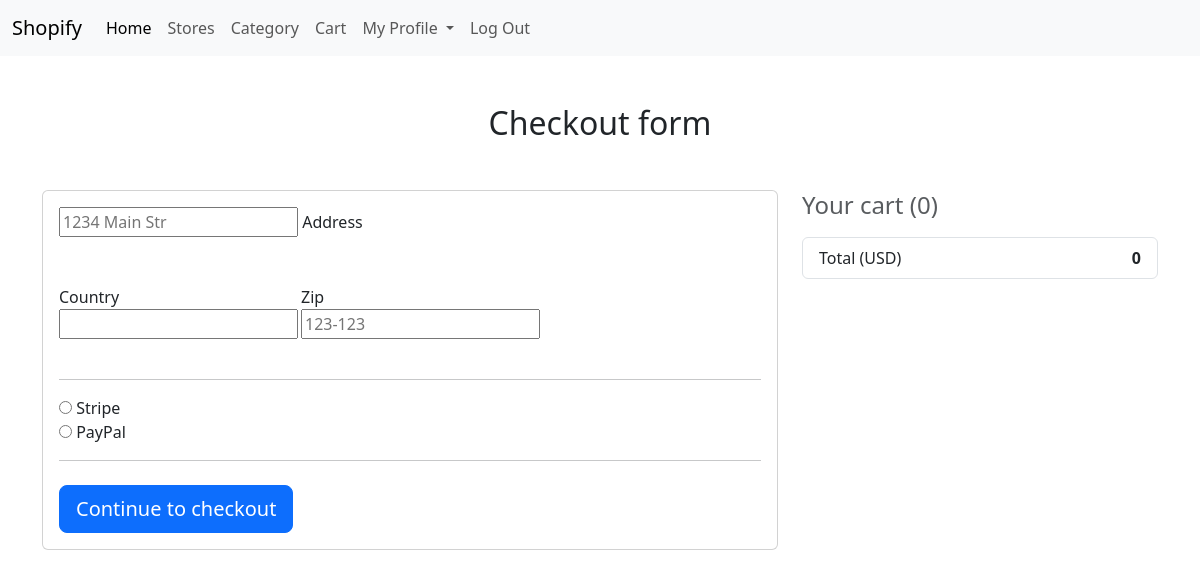
/checkout/ (signed in), run on an earlier commit of the app's database.
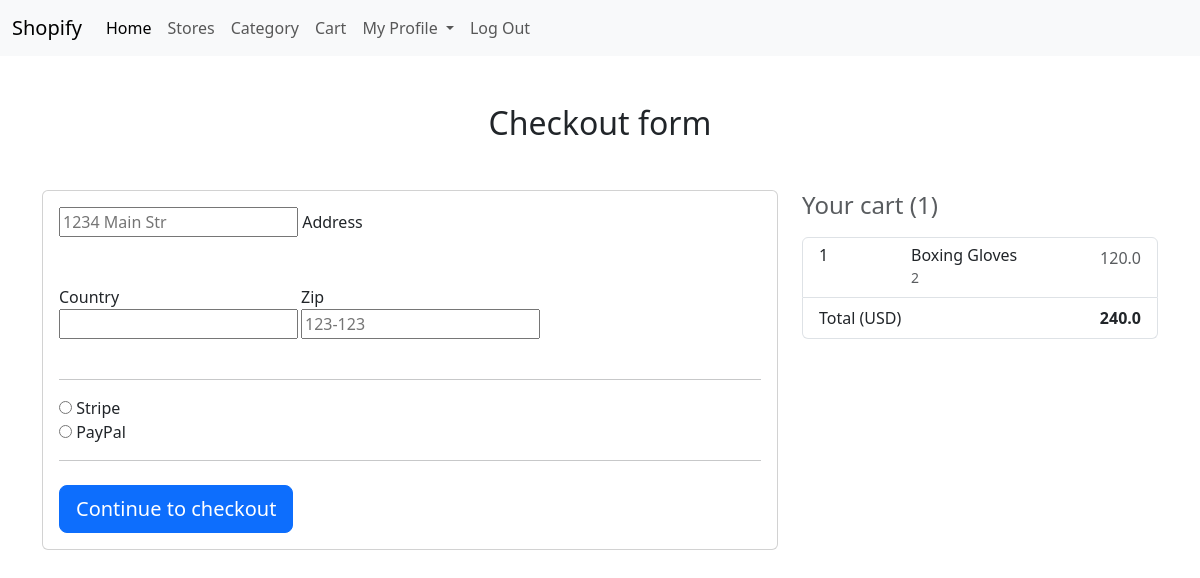
And on a later commit of the database.
### base/models.py (models this page shows, shortened)
class Order(models.Model):
    user = models.ForeignKey(User, on_delete=models.PROTECT)
    cart_item = models.ManyToManyField(CartItem)
    date_ordered = models.DateTimeField(default=timezone.now)
    ordered_on = models.DateTimeField()
    ordered = models.BooleanField(default=False)
    payment = models.ForeignKey('Payment', on_delete=models.CASCADE, null=True)
    checkout = models.ForeignKey('CheckOut', on_delete=models.CASCADE, null=True)
    def get_final_price(self):
        total = 0
        for items in self.cart_item.all():
            total += items.get_total_price()
        return total

class CartItem(models.Model):
    user = models.ForeignKey(User, on_delete=models.PROTECT)
    products = models.ForeignKey(Products, on_delete=models.PROTECT)
    quantity = models.IntegerField(default=1)
    ordered = models.BooleanField(default=False)
    date_ordered = models.DateTimeField(auto_now_add=True)
    def get_total_price(self):
        return self.products.price * self.quantity

class Products(models.Model):
    image = models.ImageField(upload_to='product_images')
    name = models.CharField(max_length=299)
    price = models.FloatField(default=0)
    category = models.ForeignKey(Category, on_delete=models.PROTECT)
    subcategory = models.ForeignKey(SubCategory, on_delete=models.PROTECT)
    store = models.ForeignKey(Store, on_delete=models.PROTECT, null=True)
    date_created = models.DateTimeField(default=timezone.now)

### base/views.py (the view, shortened to what this page needs)
# urls.py: path('checkout/', CheckoutView.as_view(), name='checkout'),
class CheckoutView(View):
    def get(self, *args, **kwargs):
        order = Order.objects.get(user=self.request.user, ordered=False)
        form = CheckoutForm()
        context = {
            'order':order,
            'form':form
        }
        return render(self.request, 'base/checkout.html', context)

### base/forms.py
class CheckoutForm(forms.Form):
    address = forms.CharField(
        required=True,
        widget=forms.TextInput(attrs={
            'placeholder': '1234 Main Str'
        }),
    )
    zip_code = forms.CharField(
        required=False,
        widget=forms.TextInput(
            attrs={
                'placeholder':'123-123'
            }
        )
    )
    country = CountryField(blank_label=('select country')).formfield(widget=CountrySelectWidget(attrs={
            'class': 'custom-select d-block w-100'
        })
    )
    save_info = forms.BooleanField(required=False)
    same_billing_info = forms.BooleanField(required=False)
    payment = forms.ChoiceField(
        widget=forms.RadioSelect(), choices=PAYMENT
    )

### templates/base/checkout.html (shortened to what this page needs)
{% extends "base/base.html" %}
{% load static %}
{% block content %}
<main >
    <div class="container wow fadeIn">
      <h2 class="my-5 h2 text-center">Checkout form</h2>
      <div class="row">
        <div class="col-md-8 mb-4">
          <div class="card">
            <form method="POST" class="card-body">
              <div class="md-form mb-5">
                {{ form.address }}
                <label for="address" class="">Address</label>
              </div>
              <div class="row">
                <div class="col-lg-4 col-md-12 mb-4">
                  <label for="country">Country</label>
                  {{ form.country }}
                </div>
                <div class="col-lg-4 col-md-6 mb-4">
                  <label for="zip">Zip</label>
                  {{ form.zip_code }}
                </div>
              </div>
              <hr>
              <div class="d-block my-3">
                {% for value, name in form.fields.payment.choices %}
                <div class="custom-control custom-radio">
                  <input id="{{ name }}" name="payment" value="{{ value }}" type="radio" class="custom-control-input" required>
                  <label class="custom-control-label" for="{{ name }}">{{ name }}</label>
                </div>
                {% endfor %}
              </div>
              <hr class="mb-4">
              <button class="btn btn-primary btn-lg btn-block" type="submit">Continue to checkout</button>
            </form>
          </div>
        </div>
        <div class="col-md-4 mb-4">
          <h4 class="d-flex justify-content-between align-items-center mb-3">
            <span class="text-muted">Your cart ({{ order.cart_item.count }})</span>
            <span class="badge badge-secondary badge-pill">3</span>
          </h4>
          <ul class="list-group mb-3 z-depth-1">
            {% for cart_item in order.cart_item.all %}
              <li class="list-group-item d-flex justify-content-between lh-condensed">
                <h6>{{ forloop.counter }}</h6>
                <div>
                  <h6 class="my-0"> {{ cart_item.products.name }} </h6>
                  <small class="text-muted"> {{ cart_item.quantity }} </small>
                </div>
                <span class="text-muted"> {{ cart_item.products.price }} </span>
              </li>
              {% endfor %}
            <li class="list-group-item d-flex justify-content-between">
              <span>Total (USD)</span>
              <strong>{{ order.get_final_price }}</strong>
            </li>
          </ul>
        </div>
      </div>
    </div>
  </main>
{% endblock content %}

What changed in the data, as far as the page shows it:
computed for Order: cart_item.count "0" → "1"; get_final_price "0" → "240.0"
added CartItem: products.name "Boxing Gloves", quantity "2", products.price "120.0"
